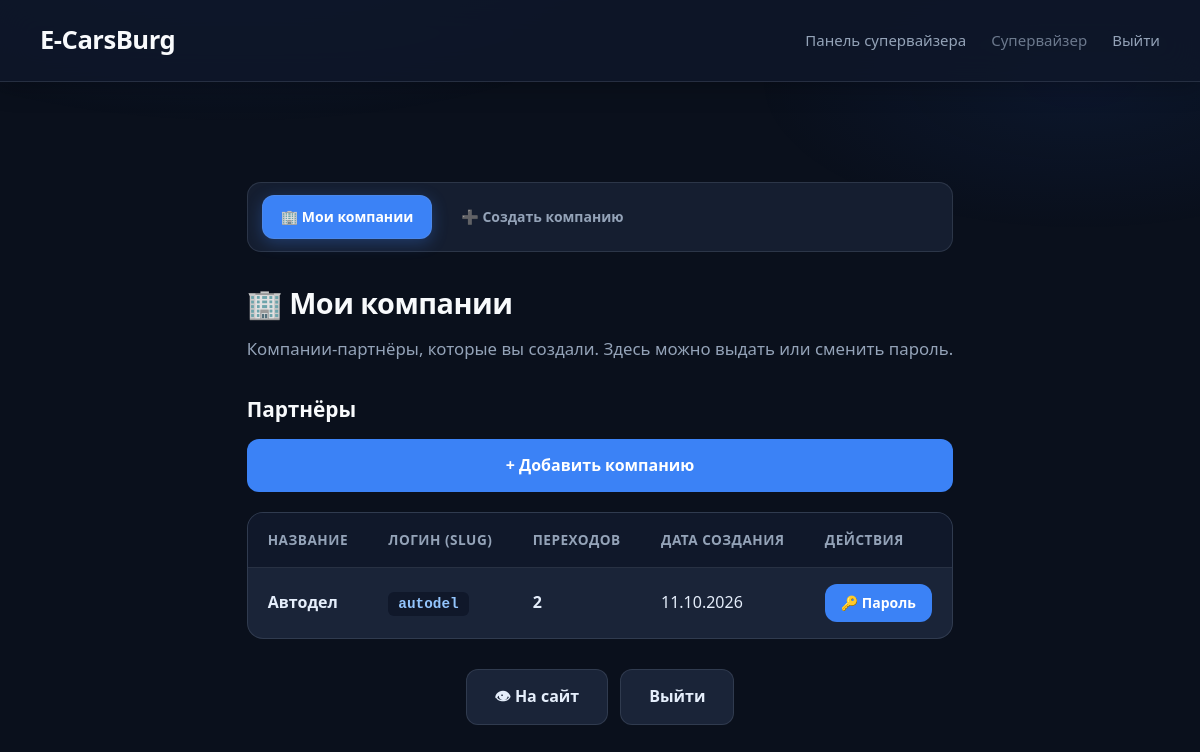
Page /admin/companies (signed in) on the committed database.
### models.py (models this page shows, shortened)
class Company(Base):
    __tablename__ = 'companies'
    id: Mapped[int] = mapped_column(primary_key=True, index=True)
    name: Mapped[str] = mapped_column(String(100), nullable=False)
    slug: Mapped[str] = mapped_column(String(50), unique=True, index=True, nullable=False)
    description: Mapped[str] = mapped_column(Text, nullable=True)
    email: Mapped[str] = mapped_column(String(100), unique=True, nullable=False)
    password_hash: Mapped[str] = mapped_column(String(255), nullable=False)
    is_admin: Mapped[bool] = mapped_column(Boolean, default=False)
    role: Mapped[str] = mapped_column(String(20), default=ROLE_PARTNER, nullable=False, index=True)
    created_by_id: Mapped[int] = mapped_column(ForeignKey('companies.id'), nullable=True, index=True)
    created_at: Mapped[datetime] = mapped_column(DateTime, default=datetime.utcnow)
    clicks: Mapped[list["ClickEvent"]] = relationship(
        "ClickEvent",
        back_populates="company",
        cascade="all, delete-orphan"
    )
    created_by = relationship("Company", remote_side=[id], foreign_keys=[created_by_id])
    @property
    def is_authenticated(self):
        return True
    def get_role(self) -> str:
        if self.role:
            return self.role
        return ROLE_ADMIN if self.is_admin else ROLE_PARTNER
    @property
    def is_main_admin(self) -> bool:
        return self.get_role() == ROLE_ADMIN
    @property
    def is_supervisor(self) -> bool:
        return self.get_role() == ROLE_SUPERVISOR
    @property
    def is_staff(self) -> bool:
        return self.get_role() in (ROLE_ADMIN, ROLE_SUPERVISOR)
    @property
    def role_label(self) -> str:
        return {
            ROLE_ADMIN: 'Главный администратор',
            ROLE_SUPERVISOR: 'Супервайзер',
            ROLE_PARTNER: 'Партнёр',
        }.get(self.get_role(), 'Пользователь')

### app.py (the view)
@app.route('/admin/companies')
@staff_required
def admin_companies():
    db = SessionLocal()
    try:
        q = db.query(Company).filter(Company.role == ROLE_PARTNER)
        if current_user.is_supervisor:
            q = q.filter(Company.created_by_id == current_user.id)
        companies = q.order_by(Company.created_at.desc()).all()
        companies_data = []
        for comp in companies:
            click_count = db.query(ClickEvent).filter_by(company_id=comp.id).count()
            companies_data.append({
                'company': comp,
                'clicks': click_count
            })
        return render_template('admin_companies.html', companies_data=companies_data)
    finally:
        db.close()

### app.py (called while the page is built)
@login_manager.user_loader
def load_user(user_id):
    db = SessionLocal()
    try:
        return db.get(Company, int(user_id))
    finally:
        db.close()

def staff_required(f):
    from functools import wraps
    @wraps(f)
    @login_required
    def decorated_function(*args, **kwargs):
        if not current_user.is_staff:
            flash('Доступ запрещён.', 'error')
            return redirect(url_for('post_login_redirect'))
        return f(*args, **kwargs)
    return decorated_function

### templates/admin_companies.html (shortened to what this page needs)
{% extends "admin_base.html" %}
{% set active_nav = "companies" %}
{% block content %}
        <h1>🏢 {% if current_user.is_supervisor %}Мои компании{% else %}Управление компаниями{% endif %}</h1>
        <p>{% if current_user.is_supervisor %}Компании-партнёры, которые вы создали. Здесь можно выдать или сменить пароль.{% else %}Партнёры с реферальными ссылками и доступом в личный кабинет.{% endif %}</p>
        <div class="section-header">
            <h2>Партнёры</h2>
            <a href="{{ url_for('admin_add_company') }}" class="btn btn-primary">+ Добавить компанию</a>
        </div>
        <table class="leaderboard-table">
            <thead>
                <tr>
                    <th>Название</th>
                    <th>Логин (slug)</th>
                    <th>Переходов</th>
                    <th>Дата создания</th>
                    <th>Действия</th>
                </tr>
            </thead>
            <tbody>
                {% if companies_data %}
                    {% for item in companies_data %}
                    <tr>
                        <td><strong>{{ item.company.name }}</strong></td>
                        <td><code>{{ item.company.slug }}</code></td>
                        <td><strong>{{ item.clicks }}</strong></td>
                        <td>{{ item.company.created_at.strftime('%d.%m.%Y') if item.company.created_at else '-' }}</td>
                        <td>
                            <div style="display: flex; gap: 8px; flex-wrap: wrap;">
                                <a href="{{ url_for('admin_change_password', company_id=item.company.id) }}" class="btn btn-primary btn-small" style="text-decoration: none;">🔑 Пароль</a>
                            </div>
                        </td>
                    </tr>
                    {% endfor %}
                {% endif %}
            </tbody>
        </table>
{% endblock %}

### templates/admin_base.html (shortened to what this page needs)
<!DOCTYPE html>
<html lang="ru">
<head>
    <link rel="stylesheet" href="{{ url_for('static', filename='style.css') }}">
</head>
<body class="admin-theme">
    <nav class="top-nav">
        <a href="{{ url_for('index') }}" class="nav-brand">E-CarsBurg</a>
        <div class="nav-links">
            {% if current_user.is_main_admin %}
                <a href="{{ url_for('admin_dashboard') }}" class="nav-link">Админ-панель</a>
            {% elif current_user.is_supervisor %}
                <a href="{{ url_for('admin_companies') }}" class="nav-link">Панель супервайзера</a>
            {% endif %}
            <span class="nav-link" style="opacity:0.7;">{{ current_user.role_label }}</span>
            <a href="{{ url_for('logout') }}" class="nav-link">Выйти</a>
        </div>
    </nav>
    <div class="container {% block container_class %}wide{% endblock %}">
        <nav class="admin-nav" aria-label="Разделы админки">
            {% if current_user.is_main_admin %}
                <a href="{{ url_for('admin_dashboard') }}" class="btn {% if active_nav == 'dashboard' %}active{% endif %}">⚙️ Обзор</a>
                <a href="{{ url_for('admin_companies') }}" class="btn {% if active_nav == 'companies' %}active{% endif %}">🏢 Компании</a>
                <a href="{{ url_for('admin_supervisors') }}" class="btn {% if active_nav == 'supervisors' %}active{% endif %}">👥 Супервайзеры</a>
                <a href="{{ url_for('admin_bonuses') }}" class="btn {% if active_nav == 'bonuses' %}active{% endif %}">🎁 Бонусы</a>
                <a href="{{ url_for('admin_media') }}" class="btn {% if active_nav == 'media' %}active{% endif %}">🎬 Видео</a>
                <a href="{{ url_for('admin_gallery') }}" class="btn {% if active_nav == 'gallery' %}active{% endif %}">🖼 Карусель</a>
                <a href="{{ url_for('admin_texts') }}" class="btn {% if active_nav == 'texts' %}active{% endif %}">✏️ Тексты</a>
                <a href="{{ url_for('admin_leaderboard') }}" class="btn {% if active_nav == 'leaderboard' %}active{% endif %}">🏆 Лидеры</a>
                <a href="{{ url_for('admin_analytics') }}" class="btn {% if active_nav == 'analytics' %}active{% endif %}">📊 Аналитика</a>
            {% elif current_user.is_supervisor %}
                <a href="{{ url_for('admin_companies') }}" class="btn {% if active_nav == 'companies' %}active{% endif %}">🏢 Мои компании</a>
                <a href="{{ url_for('admin_add_company') }}" class="btn {% if active_nav == 'add_company' %}active{% endif %}">➕ Создать компанию</a>
            {% endif %}
        </nav>
        {% block content %}{% endblock %}
        {% block footer_actions %}
        <div class="actions" style="margin-top: 30px;">
            <a href="{{ url_for('index') }}" class="btn" target="_blank">👁 На сайт</a>
            <a href="{{ url_for('logout') }}" class="btn">Выйти</a>
        </div>
        {% endblock %}
    </div>
</body>
</html>

### rows in the picture
Company: role_label "Супервайзер"
Company: company.name "Автодел", company.slug "autodel", company.created_at "11.10.2026"

### other values in the picture
{{ item.clicks }} "2"
